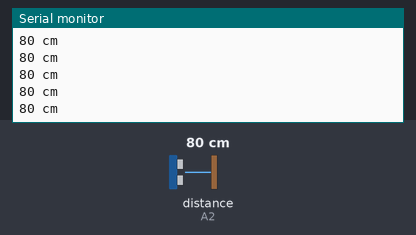
This sketch was run on a simulated Arduino Uno, built with avr-gcc and run on an emulated ATmega328P. Shown: the last lines printed to the serial monitor. Wiring (inferred from the names in the program): ultrasonic range finder: trigger A1; echo A2. The inputs (shaded band) are chosen by the test bench; at power-on: distance to the obstacle (sensor on A2) 80 cm. The echo pulse lasts 58.3 µs per cm.

Above: at 1.2 s.
1.3 s: distance to the obstacle (sensor on A2) set to 2 cm
At 1.59 s:
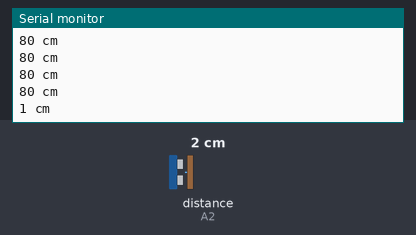
2.8 s: distance to the obstacle (sensor on A2) set to 4 cm
At 2.8 s:
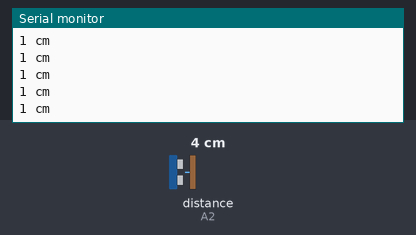
Timing chart, 0 to 5.8 s (numbered marks = the images above; inputs shaded):
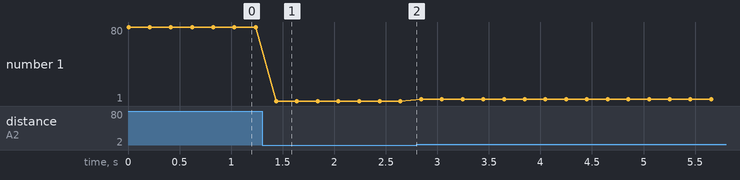

The sketch:

sensor_test.ino
```cpp
// Test: read the HC-SR04 ultrasonic sensor and print the distance in cm.
const int TRIG = A1;
const int ECHO = A2;

void setup() {
  pinMode(TRIG, OUTPUT);
  pinMode(ECHO, INPUT);
  Serial.begin(9600);
}

void loop() {
  digitalWrite(TRIG, LOW);  delayMicroseconds(2);
  digitalWrite(TRIG, HIGH); delayMicroseconds(10);
  digitalWrite(TRIG, LOW);
  long us = pulseIn(ECHO, HIGH, 30000);  // 0 = no echo within ~5 m
  if (us == 0) Serial.println("no echo");
  else { Serial.print(us / 58); Serial.println(" cm"); }
  delay(200);
}
```

Measured:
- after the input at 1.3 s, the serial monitor: prints a new line after 0.14 s (image 1)
- plotted number 1: 80 → 1 after the input at 1.3 s, 1 → 3 after the input at 2.8 s
